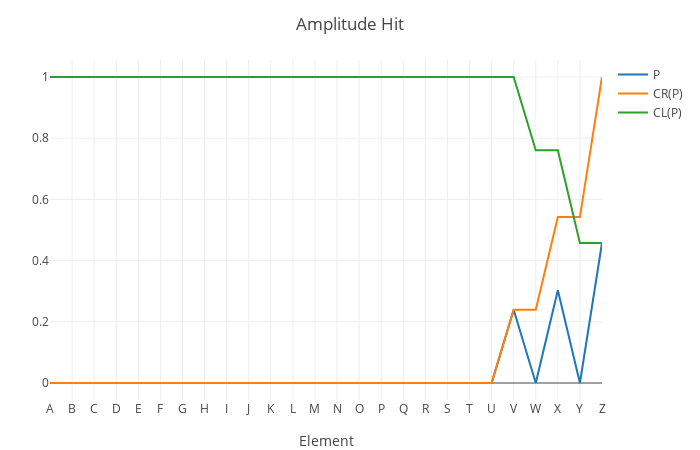

Notebook code for this chart:
### Code cell
a_h = is_h .* a

a_h_p = a_h / sum(a_h)

a_h_p_cr = cumsum(a_h_p) .+ small_number

a_h_p_cl = cumulate_sum_reverse(a_h_p) .+ small_number

plot_x_y(
    (a_h_p, a_h_p_cr, a_h_p_cl);
    name_ = ("P", "CR(P)", "CL(P)"),
    layout = extend_layout(layout; title = "Amplitude Hit"),
)

### Figure 1 — Plotly figure (JSON) as saved in the notebook; plotly's stock layout.template omitted (floating-point values rounded to 4 significant figures)
{"data": [{"name": "P", "type": "scatter", "x": [1, 2, 3, 4, 5, 6, 7, 8, 9, 10, 11, 12, 13, 14, 15, 16, 17, 18, 19, 20, 21, 22, 23, 24, 25, 26], "y": [0, 0, 0, 0, 0, 0, 0, 0, 0, 0, 0, 0, 0, 0, 0, 0, 0, 0, 0, 0, 0, 0.2393, 0, 0.303, 0, 0.4577]}, {"name": "CR(P)", "type": "scatter", "x": [1, 2, 3, 4, 5, 6, 7, 8, 9, 10, 11, 12, 13, 14, 15, 16, 17, 18, 19, 20, 21, 22, 23, 24, 25, 26], "y": [1e-06, 1e-06, 1e-06, 1e-06, 1e-06, 1e-06, 1e-06, 1e-06, 1e-06, 1e-06, 1e-06, 1e-06, 1e-06, 1e-06, 1e-06, 1e-06, 1e-06, 1e-06, 1e-06, 1e-06, 1e-06, 0.2393, 0.2393, 0.5423, 0.5423, 1.0]}, {"name": "CL(P)", "type": "scatter", "x": [1, 2, 3, 4, 5, 6, 7, 8, 9, 10, 11, 12, 13, 14, 15, 16, 17, 18, 19, 20, 21, 22, 23, 24, 25, 26], "y": [1.0, 1.0, 1.0, 1.0, 1.0, 1.0, 1.0, 1.0, 1.0, 1.0, 1.0, 1.0, 1.0, 1.0, 1.0, 1.0, 1.0, 1.0, 1.0, 1.0, 1.0, 1.0, 0.7607, 0.7607, 0.4577, 0.4577]}], "layout": {"autosize": false, "height": 450, "margin": {"b": 50, "l": 50, "r": 50, "t": 60}, "templateaa": "plotly_white", "title": {"text": "Amplitude Hit"}, "width": 700, "xaxis": {"autorange": true, "range": [1, 26], "ticktext": ["A", "B", "C", "D", "E", "F", "G", "H", "I", "J", "K", "L", "M", "N", "O", "P", "Q", "R", "S", "T", "U", "V", "W", "X", "Y", "Z"], "tickvals": [1, 2, 3, 4, 5, 6, 7, 8, 9, 10, 11, 12, 13, 14, 15, 16, 17, 18, 19, 20, 21, 22, 23, 24, 25, 26], "title": {"text": "Element"}, "type": "linear"}, "yaxis": {"autorange": true, "range": [-0.05556, 1.056], "type": "linear"}}}
